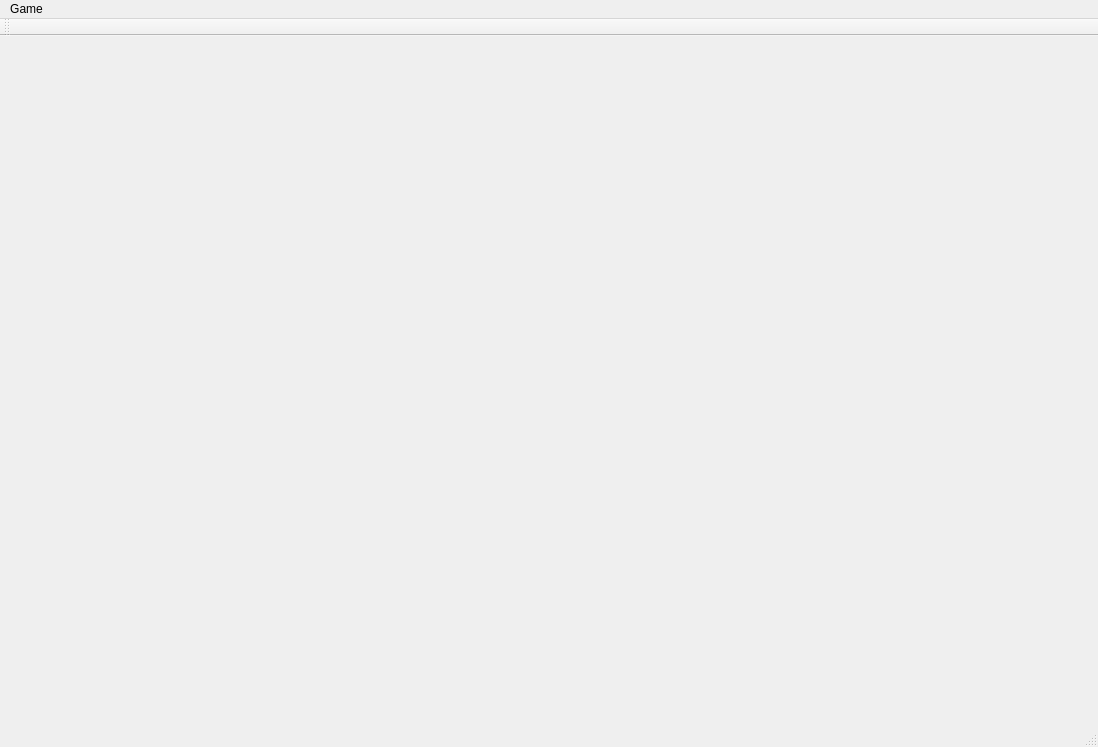
<?xml version="1.0" encoding="UTF-8"?>
<ui version="4.0">
 <class>MainWindow</class>
 <widget class="QMainWindow" name="MainWindow">
  <property name="geometry">
   <rect>
    <x>0</x>
    <y>0</y>
    <width>1098</width>
    <height>747</height>
   </rect>
  </property>
  <property name="windowTitle">
   <string>MainWindow</string>
  </property>
  <widget class="QWidget" name="centralWidget"/>
  <widget class="QMenuBar" name="menuBar">
   <property name="geometry">
    <rect>
     <x>0</x>
     <y>0</y>
     <width>1098</width>
     <height>22</height>
    </rect>
   </property>
   <widget class="QMenu" name="menuRestart">
    <property name="title">
     <string>Game</string>
    </property>
    <addaction name="actionStart"/>
    <addaction name="actionExit"/>
   </widget>
   <addaction name="menuRestart"/>
  </widget>
  <widget class="QToolBar" name="mainToolBar">
   <attribute name="toolBarArea">
    <enum>TopToolBarArea</enum>
   </attribute>
   <attribute name="toolBarBreak">
    <bool>false</bool>
   </attribute>
  </widget>
  <widget class="QStatusBar" name="statusBar"/>
  <action name="actionStart">
   <property name="text">
    <string>Start</string>
   </property>
  </action>
  <action name="actionExit">
   <property name="text">
    <string>Exit</string>
   </property>
  </action>
 </widget>
 <layoutdefault spacing="6" margin="11"/>
 <resources/>
 <connections/>
</ui>
